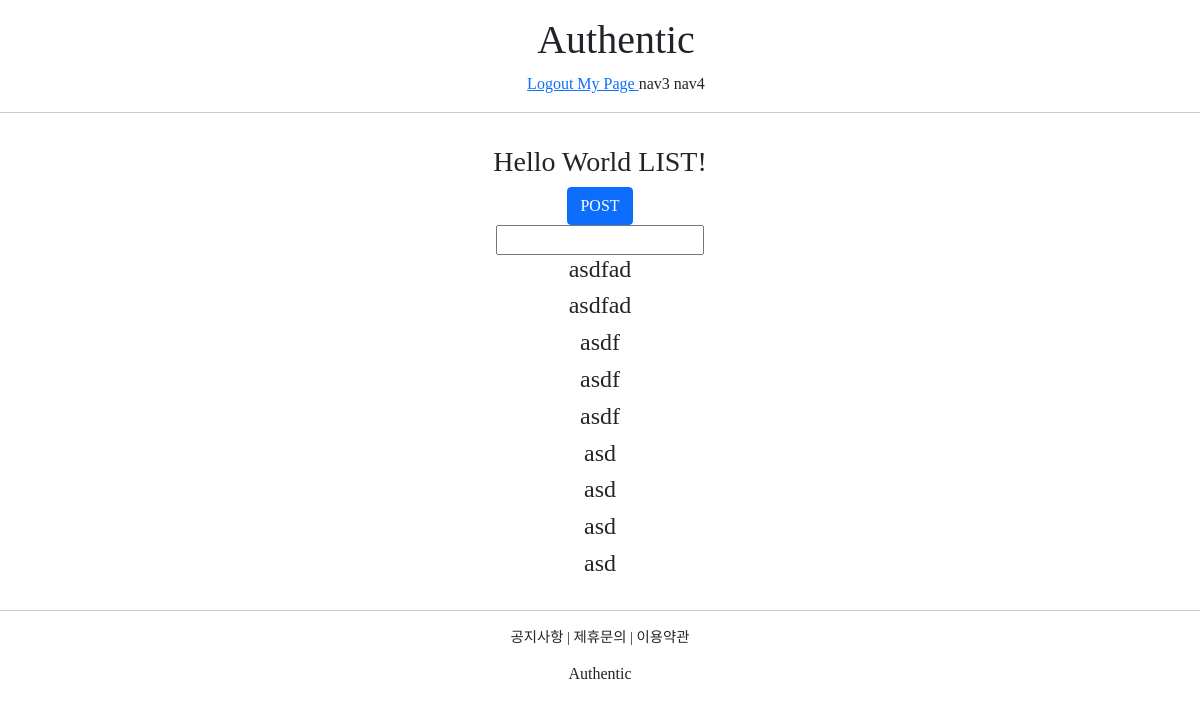
/accounts/hello_world/ (signed in), run on the app's committed database.
### accountapp/models.py (models this page shows)
class HelloWorld(models.Model):
    text= models.CharField(max_length=255, null=False)

### accountapp/views.py (the view)
# urls.py: path('hello_world/', hello_world, name='hello_world'),
@login_required
def hello_world(request):
    if request.method == 'POST':
        temp = request.POST.get('hello_world_input')
        new_hello_world = HelloWorld()
        new_hello_world.text = temp
        new_hello_world.save()
        hello_world_list = HelloWorld.objects.all()
        return HttpResponseRedirect(reverse('accountapp:hello_world'))
    else:
        hello_world_list = HelloWorld.objects.all()
        return render(request, 'accountapp/hello_world.html', context={'hello_world_list': hello_world_list})

### accountapp/templates/accountapp/hello_world.html (shortened to what this page needs)
{% extends 'base.html' %}
{% block content %}
    <div style="margin: 2rem; text-align: center">
        <h3>Hello World LIST!</h3>
        <form action="/account/hello_world/" method="post">
            <div>
                <input type="submit" class="btn btn-primary" value="POST">
            </div>
            <div>
                <input type="text" name="hello_world_input">
            </div>
        </form>
        {% if hello_world_list %}
            {% for hello_world in hello_world_list %}
            <h4>
                {{hello_world.text}}
            </h4>
        {% endfor %}
        {% endif %}
    </div>
{% endblock %}

### data on the page
HelloWorld: text "asdfad"
HelloWorld: text "asdfad"
HelloWorld: text "asdf"
HelloWorld: text "asdf"
HelloWorld: text "asdf"
HelloWorld: text "asd"
HelloWorld: text "asd"
HelloWorld: text "asd"
HelloWorld: text "asd"
